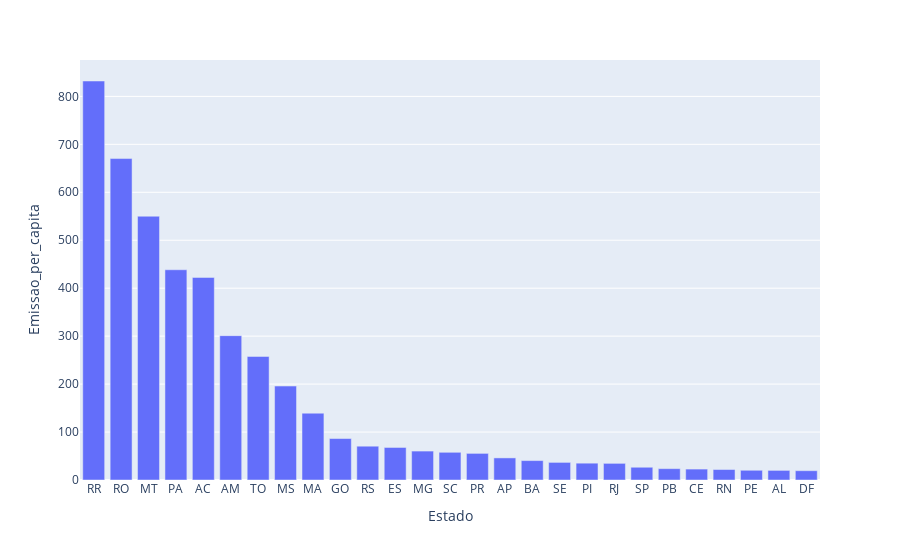

The notebook cell this image was saved under:
### Code cell
px.bar(data_frame=dadosAgrupados, x = 'Estado', y = 'Emissao_per_capita', )

### Figure 1 — Plotly figure (JSON) as saved in the notebook; plotly's stock layout.template omitted (floating-point values rounded to 4 significant figures)
{"data": [{"alignmentgroup": "True", "hovertemplate": "Estado=%{x}<br>Emissao_per_capita=%{y}<extra></extra>", "legendgroup": "", "marker": {"color": "#636efa", "pattern": {"shape": ""}}, "name": "", "offsetgroup": "", "orientation": "v", "showlegend": false, "textposition": "auto", "type": "bar", "x": ["RR", "RO", "MT", "PA", "AC", "AM", "TO", "MS", "MA", "GO", "RS", "ES", "MG", "SC", "PR", "AP", "BA", "SE", "PI", "RJ", "SP", "PB", "CE", "RN", "PE", "AL", "DF"], "xaxis": "x", "y": [832.1, 670.3, 550.1, 438.4, 422.5, 301.0, 257.7, 195.9, 139.3, 86.44, 70.48, 67.86, 60.32, 57.77, 55.49, 46.09, 40.47, 36.71, 35.07, 34.71, 26.58, 23.65, 22.77, 21.86, 20.29, 20.03, 19.39], "yaxis": "y"}], "layout": {"barmode": "relative", "legend": {"tracegroupgap": 0}, "margin": {"t": 60}, "xaxis": {"anchor": "y", "domain": [0, 1], "title": {"text": "Estado"}}, "yaxis": {"anchor": "x", "domain": [0, 1], "title": {"text": "Emissao_per_capita"}}}}
